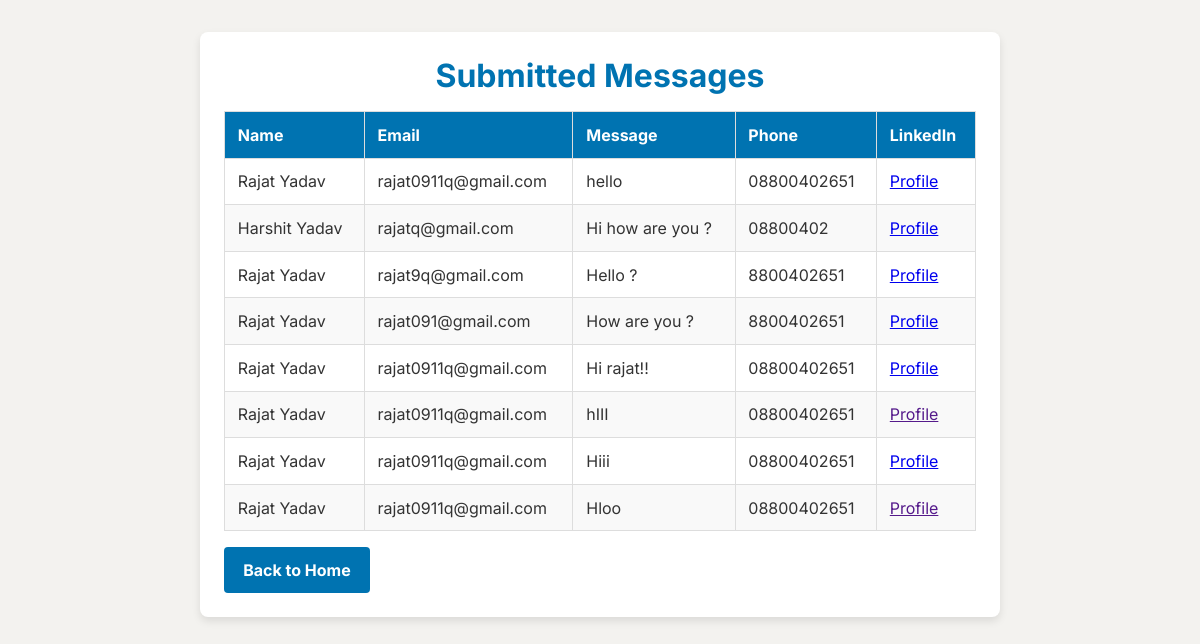
/messages, run on an earlier commit of the app's database.
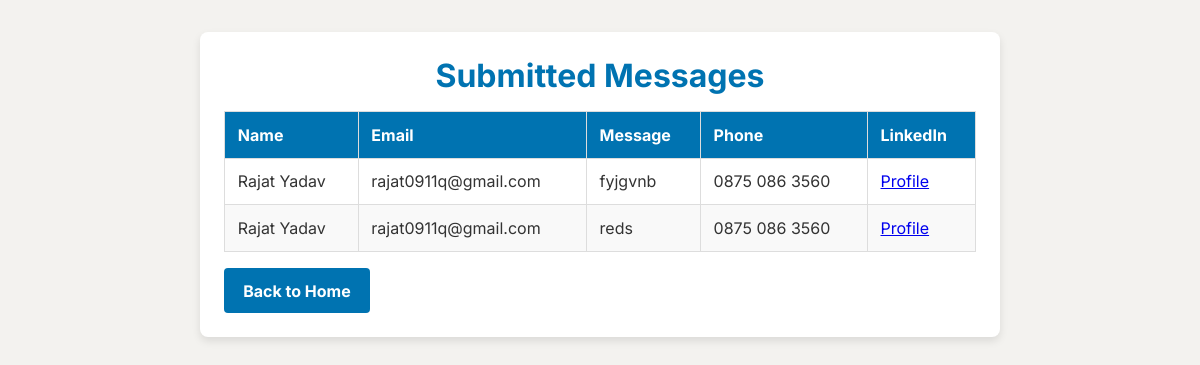
And on a later commit of the database.
### app/models.py (models this page shows, shortened)
class ContactMessage(db.Model):
    id = db.Column(db.Integer, primary_key=True)  # Auto-incrementing ID
    name = db.Column(db.String(100), nullable=False)  # Name of the user
    email = db.Column(db.String(120), unique=False, nullable=False)  # Email of the user
    message = db.Column(db.Text, nullable=False)  # Message content
    phone = db.Column(db.Integer, unique=False, nullable=False)  # Phone content
    linkedin = db.Column(db.String(120), unique=False, nullable=False)  # LinkedIn content
    timestamp = db.Column(db.DateTime, default=db.func.current_timestamp(), nullable=False)  # Timestamp

### app/routes.py (the view)
@main.route('/messages')
def view_messages():
    messages = ContactMessage.query.all()
    return render_template('messages.html', messages=messages)  # Create a messages.html file

### app/templates/messages.html (shortened to what this page needs)
<!DOCTYPE html>
<html lang="en">
<head>
    <link rel="stylesheet" href="{{ url_for('static', filename='styles.css') }}">
</head>
<body>
    <div class="container">
        <h1>Submitted Messages</h1>
        <table>
            <thead>
                <tr>
                    <th>Name</th>
                    <th>Email</th>
                    <th>Message</th>
                    <th>Phone</th>
                    <th>LinkedIn</th>
                </tr>
            </thead>
            <tbody>
                {% for message in messages %}
                <tr>
                    <td>{{ message.name }}</td>
                    <td>{{ message.email }}</td>
                    <td>{{ message.message }}</td>
                    <td>{{ message.phone }}</td>
                    <td>
                        <a href="{{ message.linkedin }}" target="_blank">Profile</a>
                    </td>
                </tr>
                {% endfor %}
            </tbody>
        </table>
        <a href="/" class="btn-back">Back to Home</a>
    </div>
</body>
</html>

### app/static/css/styles.css (style rules this page uses)
* { margin: 0; padding: 0; box-sizing: border-box; font-family: "Inter", Arial, sans-serif; }
:root { --primary-color: #0077b5; --secondary-color: #f0f0f0; --text-color: #333333; --button-hover: #005d91; }
.container { width: 90%; max-width: 1200px; margin: 0 auto; padding: 0, 15px; }

### app/templates/messages.html (style rules this page uses)
body { font-family: Arial, sans-serif; margin: 0; padding: 0; background-color: #f3f2ef; color: #333; }
.container { max-width: 800px; margin: 2rem auto; background-color: white; border-radius: 8px; padding: 1.5rem; box-shadow: 0px 4px 8px rgba(0, 0, 0, 0.1); }
h1 { text-align: center; color: #0073b1; }
table { width: 100%; border-collapse: collapse; margin-top: 1rem; }
table th, table td { border: 1px solid #ddd; padding: 0.8rem; text-align: left; }
table th { background-color: #0073b1; color: white; }
table tr:nth-child(even) { background-color: #f9f9f9; }
.btn-back { display: inline-block; margin-top: 1rem; padding: 0.8rem 1.2rem; background-color: #0073b1; color: white; text-decoration: none; border-radius: 4px; font-weight: bold; transition: background-color 0.3s; }

What changed in the data, as far as the page shows it:
removed ContactMessage: name "Rajat Yadav", email "rajat0911q@gmail.com", message "hello", phone "08800402651"
removed ContactMessage: name "Harshit Yadav", email "rajatq@gmail.com", message "Hi how are you ?", phone "08800402"
removed ContactMessage: name "Rajat Yadav", email "rajat9q@gmail.com", message "Hello ?", phone "8800402651"
removed ContactMessage: name "Rajat Yadav", email "rajat091@gmail.com", message "How are you ?", phone "8800402651"
removed ContactMessage: name "Rajat Yadav", email "rajat0911q@gmail.com", message "Hi rajat!!", phone "08800402651"
removed ContactMessage: name "Rajat Yadav", email "rajat0911q@gmail.com", message "hIII", phone "08800402651"
removed ContactMessage: name "Rajat Yadav", email "rajat0911q@gmail.com", message "Hiii", phone "08800402651"
removed ContactMessage: name "Rajat Yadav", email "rajat0911q@gmail.com", message "Hloo", phone "08800402651"
added ContactMessage: name "Rajat Yadav", email "rajat0911q@gmail.com", message "fyjgvnb", phone "0875 086 3560"
added ContactMessage: name "Rajat Yadav", email "rajat0911q@gmail.com", message "reds", phone "0875 086 3560"
